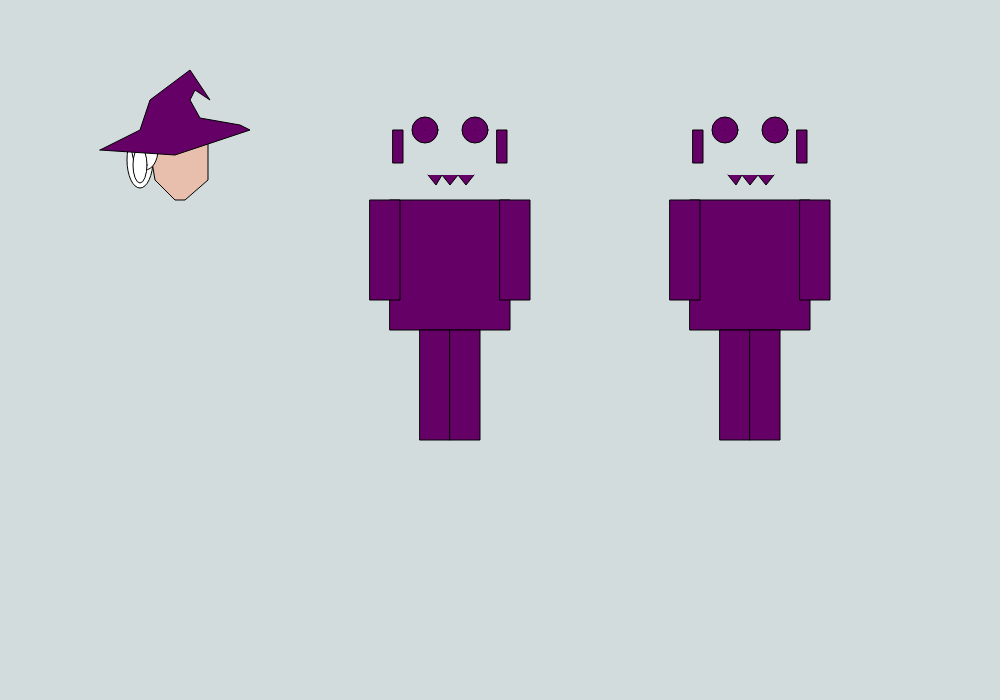
Frame 1 (no input)
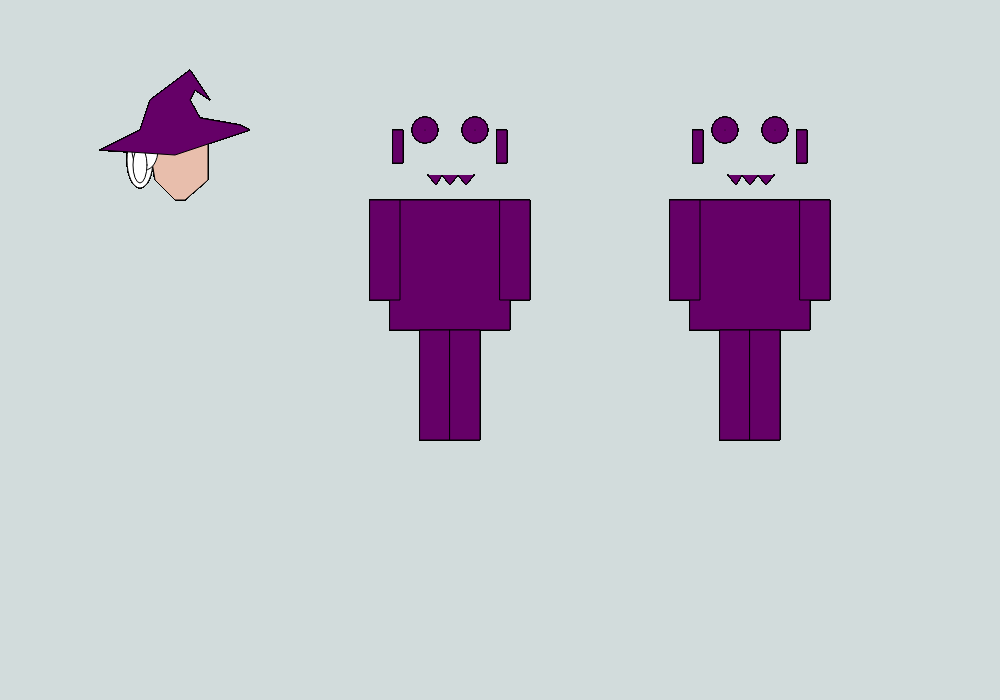
Frame 60 (no input)
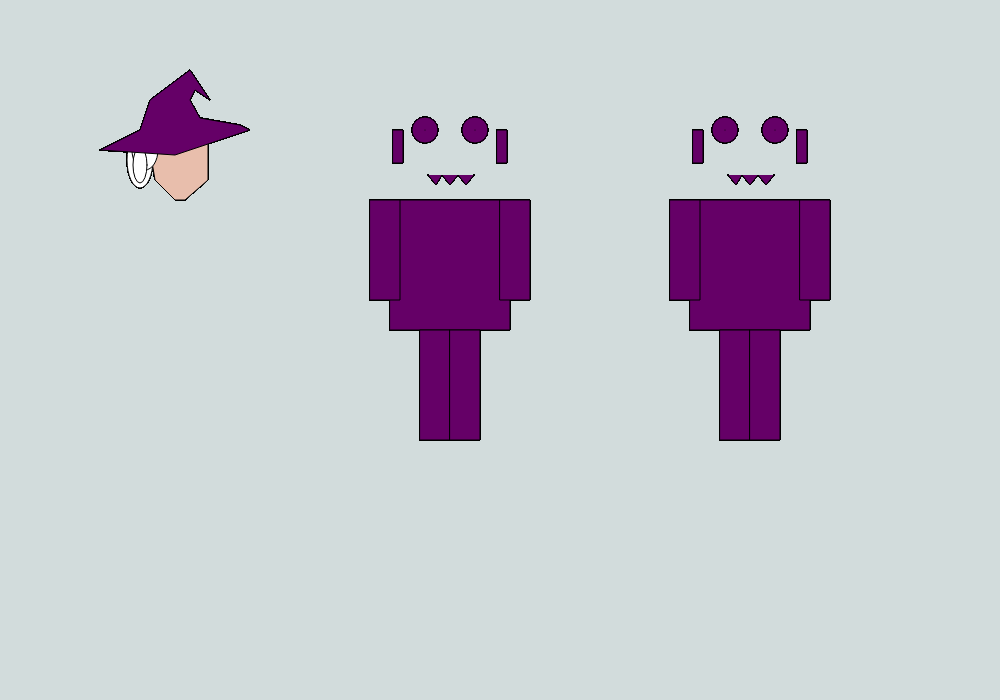
Frame 120 (the mouse pressed at the canvas centre since frame 60)

The p5.js sketch that drew these frames (run headless with seeded random() and noise() and a simulated clock; from frame 60 on, the mouse is pressed at the canvas centre):

// p5.js sketch
// ── sketch.js
function setup()
{
	//create a canvas for the robot
	createCanvas(1000, 700);
    background(210,220,220);
}

function draw()
{
//	noStroke();
    strokeWeight(1);

    //FIRST CHARACTER
    
    //face
    fill(232, 190, 172);
    beginShape();
    vertex(150,150);
    vertex(155,180);
    vertex(175,200);
    vertex(185,200);
    vertex(208,180);
    vertex(208,140);
    endShape();
    
    //curly hair
	fill(255);
    ellipse(140, 160, 26, 56);
	ellipse(145, 150, 26, 40);
	ellipse(140, 165, 14, 36);
    
    
	//witch hat
	strokeWeight(1);
    fill(101, 0, 103);
    beginShape();
    vertex(100,150);
    vertex(175, 155); // x, y
    vertex(250,130);
    vertex(240,125);
    vertex(200,118);
    vertex(190,100);
    vertex(195,90);
    vertex(210,100);
    vertex(190,70);
    vertex(150,100);
    vertex(140,130);
    vertex(100,150);
    endShape();
    
    

	//robot body 2 - delete this code and make your own robot body
	rect(390, 200, 120, 130);
	rect(370, 200, 30, 100);
	rect(500, 200, 30, 100);
	rect(420, 330, 30, 110);
	rect(450, 330, 30, 110);


	//robot body 3 - delete this code and make your own robot body
	rect(690, 200, 120, 130);
	rect(670, 200, 30, 100);
	rect(800, 200, 30, 100);
	rect(720, 330, 30, 110);
	rect(750, 330, 30, 110);


	// !!! Draw the robot heads - You shouldn't need to change this code !!!

	//robot head 1
//	fill(200);
//	rect(100, 100, 100, 100, 10);
//    //robot head 2
//	rect(400, 100, 100, 100, 10);
//    //robot head 3
//	rect(700, 100, 100, 100, 10);

//	//ears
//	fill(255, 0, 0);
//
//	//robot ears 1
//	rect(93, 130, 10, 33);
//	rect(197, 130, 10, 33);

	//robot ears 2
	rect(393, 130, 10, 33);
	rect(497, 130, 10, 33);

	//robot ears 3
	rect(693, 130, 10, 33);
	rect(797, 130, 10, 33);



//	//robots' antennas
//	fill(250, 250, 0);
//    // robot antenna 1
//	ellipse(150, 93, 10, 10);
//    // robot antenna 1
//	ellipse(450, 93, 10, 10);
//    // robot antenna 1
//	ellipse(750, 93, 10, 10);
//
//    //robots' antennas
//	fill(200, 0, 200);
//    // robot antenna 1
//	rect(140, 97, 20, 10);
//    // robot antenna 2
//	rect(440, 97, 20, 10);
//    // robot antenna 3
//	rect(740, 97, 20, 10);

//
//	//robot 1's eyes
//	fill(255);
//	ellipse(125, 130, 26, 26);
//	point(125, 130);
//	ellipse(175, 130, 26, 26);
//	point(175, 130);

	//robot 2's eyes
	ellipse(425, 130, 26, 26);
	point(425, 130);
	ellipse(475, 130, 26, 26);
	point(475, 130);

	//robot 3's eyes
	ellipse(725, 130, 26, 26);
	point(725, 130);
	ellipse(775, 130, 26, 26);
	point(775, 130);


//	//robots' noses
//	fill(255, 0, 0);
//    //robot 1 nose
//	triangle(150, 135, 135, 160, 165, 160);
//    //robot 2 nose
//	triangle(450, 135, 435, 160, 465, 160);
//    //robot 3 nose
//	triangle(750, 135, 735, 160, 765, 160);

//	//robot 1 mouth
//	noFill();
//	beginShape();
//	vertex(128, 175);
//	vertex(136, 185);
//	vertex(142, 175);
//	vertex(150, 185);
//	vertex(158, 175);
//	vertex(166, 185);
//	vertex(174, 175);
//	endShape();

	//robot 2 mouth
	beginShape();
	vertex(428, 175);
	vertex(436, 185);
	vertex(442, 175);
	vertex(450, 185);
	vertex(458, 175);
	vertex(466, 185);
	vertex(474, 175);
	endShape();

	//robot 3 mouth
	beginShape();
	vertex(728, 175);
	vertex(736, 185);
	vertex(742, 175);
	vertex(750, 185);
	vertex(758, 175);
	vertex(766, 185);
	vertex(774, 175);
	endShape();
}
